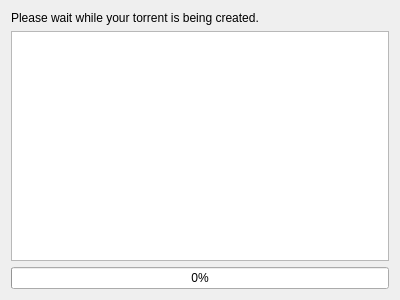
<?xml version="1.0" encoding="UTF-8"?>
<ui version="4.0">
 <class>CreationPage</class>
 <widget class="QWizardPage" name="CreationPage">
  <property name="geometry">
   <rect>
    <x>0</x>
    <y>0</y>
    <width>400</width>
    <height>300</height>
   </rect>
  </property>
  <property name="sizePolicy">
   <sizepolicy hsizetype="Preferred" vsizetype="Expanding">
    <horstretch>0</horstretch>
    <verstretch>0</verstretch>
   </sizepolicy>
  </property>
  <property name="windowTitle">
   <string>WizardPage</string>
  </property>
  <layout class="QVBoxLayout" name="verticalLayout">
   <item>
    <widget class="QLabel" name="titleLabel">
     <property name="text">
      <string>Please wait while your torrent is being created.</string>
     </property>
    </widget>
   </item>
   <item>
    <widget class="QPlainTextEdit" name="statusLog"/>
   </item>
   <item>
    <widget class="QProgressBar" name="progressBar">
     <property name="value">
      <number>0</number>
     </property>
    </widget>
   </item>
  </layout>
 </widget>
 <resources/>
 <connections/>
</ui>
